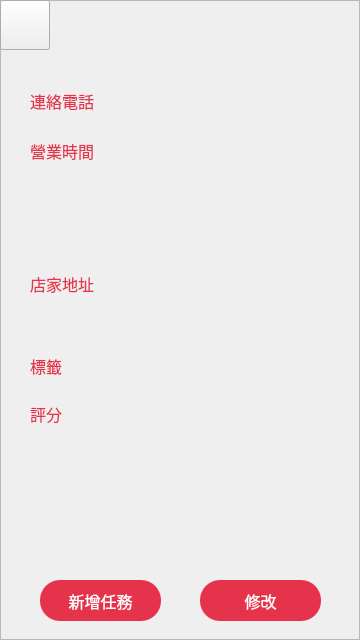
<?xml version="1.0" encoding="UTF-8"?>
<ui version="4.0">
 <class>InfoWindow</class>
 <widget class="QMainWindow" name="InfoWindow">
  <property name="geometry">
   <rect>
    <x>0</x>
    <y>0</y>
    <width>360</width>
    <height>640</height>
   </rect>
  </property>
  <property name="windowTitle">
   <string>MainWindow</string>
  </property>
  <widget class="QWidget" name="centralwidget">
   <widget class="QFrame" name="frame">
    <property name="geometry">
     <rect>
      <x>0</x>
      <y>0</y>
      <width>360</width>
      <height>640</height>
     </rect>
    </property>
    <property name="styleSheet">
     <string notr="true">QFrame{
background-image: url(:/back/back.png);
}</string>
    </property>
    <property name="frameShape">
     <enum>QFrame::StyledPanel</enum>
    </property>
    <property name="frameShadow">
     <enum>QFrame::Raised</enum>
    </property>
    <widget class="QLabel" name="add_label">
     <property name="geometry">
      <rect>
       <x>140</x>
       <y>270</y>
       <width>212</width>
       <height>61</height>
      </rect>
     </property>
     <property name="font">
      <font>
       <family>Yu Gothic UI</family>
       <pointsize>12</pointsize>
      </font>
     </property>
     <property name="text">
      <string/>
     </property>
     <property name="wordWrap">
      <bool>true</bool>
     </property>
    </widget>
    <widget class="QLabel" name="tag_label">
     <property name="geometry">
      <rect>
       <x>140</x>
       <y>350</y>
       <width>212</width>
       <height>28</height>
      </rect>
     </property>
     <property name="font">
      <font>
       <family>Yu Gothic UI</family>
       <pointsize>12</pointsize>
      </font>
     </property>
     <property name="text">
      <string/>
     </property>
    </widget>
    <widget class="QLabel" name="label_6">
     <property name="geometry">
      <rect>
       <x>30</x>
       <y>130</y>
       <width>101</width>
       <height>41</height>
      </rect>
     </property>
     <property name="minimumSize">
      <size>
       <width>25</width>
       <height>25</height>
      </size>
     </property>
     <property name="font">
      <font>
       <family>華康粗圓體</family>
       <pointsize>12</pointsize>
       <weight>50</weight>
       <italic>false</italic>
       <bold>false</bold>
      </font>
     </property>
     <property name="styleSheet">
      <string notr="true">color: rgb(230, 51, 76);</string>
     </property>
     <property name="text">
      <string>營業時間</string>
     </property>
    </widget>
    <widget class="QPushButton" name="mission_Button">
     <property name="geometry">
      <rect>
       <x>40</x>
       <y>580</y>
       <width>121</width>
       <height>41</height>
      </rect>
     </property>
     <property name="font">
      <font>
       <family>華康粗圓體</family>
       <pointsize>12</pointsize>
      </font>
     </property>
     <property name="styleSheet">
      <string notr="true">background-color:rgb(230, 51, 76);
border-radius:20px;
color: rgb(255, 255, 255);</string>
     </property>
     <property name="text">
      <string>新增任務</string>
     </property>
    </widget>
    <widget class="QLabel" name="pn_label">
     <property name="geometry">
      <rect>
       <x>140</x>
       <y>80</y>
       <width>212</width>
       <height>28</height>
      </rect>
     </property>
     <property name="font">
      <font>
       <family>Yu Gothic UI</family>
       <pointsize>12</pointsize>
      </font>
     </property>
     <property name="text">
      <string/>
     </property>
    </widget>
    <widget class="QLabel" name="label_8">
     <property name="geometry">
      <rect>
       <x>30</x>
       <y>400</y>
       <width>40</width>
       <height>28</height>
      </rect>
     </property>
     <property name="font">
      <font>
       <family>華康粗圓體</family>
       <pointsize>12</pointsize>
       <weight>50</weight>
       <italic>false</italic>
       <bold>false</bold>
      </font>
     </property>
     <property name="styleSheet">
      <string notr="true">color: rgb(230, 51, 76);</string>
     </property>
     <property name="text">
      <string>評分</string>
     </property>
    </widget>
    <widget class="QLabel" name="label_5">
     <property name="geometry">
      <rect>
       <x>30</x>
       <y>80</y>
       <width>101</width>
       <height>41</height>
      </rect>
     </property>
     <property name="font">
      <font>
       <family>華康粗圓體</family>
       <pointsize>12</pointsize>
       <weight>50</weight>
       <italic>false</italic>
       <bold>false</bold>
      </font>
     </property>
     <property name="styleSheet">
      <string notr="true">color: rgb(230, 51, 76);</string>
     </property>
     <property name="text">
      <string>連絡電話</string>
     </property>
    </widget>
    <widget class="QLabel" name="label_4">
     <property name="geometry">
      <rect>
       <x>30</x>
       <y>270</y>
       <width>80</width>
       <height>28</height>
      </rect>
     </property>
     <property name="font">
      <font>
       <family>華康粗圓體</family>
       <pointsize>12</pointsize>
       <weight>50</weight>
       <italic>false</italic>
       <bold>false</bold>
      </font>
     </property>
     <property name="styleSheet">
      <string notr="true">color: rgb(230, 51, 76);</string>
     </property>
     <property name="text">
      <string>店家地址</string>
     </property>
    </widget>
    <widget class="QLabel" name="label">
     <property name="geometry">
      <rect>
       <x>100</x>
       <y>20</y>
       <width>171</width>
       <height>33</height>
      </rect>
     </property>
     <property name="font">
      <font>
       <family>Yu Gothic UI</family>
       <pointsize>14</pointsize>
      </font>
     </property>
     <property name="styleSheet">
      <string notr="true"/>
     </property>
     <property name="text">
      <string/>
     </property>
    </widget>
    <widget class="QLabel" name="label_2">
     <property name="geometry">
      <rect>
       <x>30</x>
       <y>450</y>
       <width>301</width>
       <height>111</height>
      </rect>
     </property>
     <property name="text">
      <string/>
     </property>
     <property name="pixmap">
      <pixmap>menu.jpg</pixmap>
     </property>
    </widget>
    <widget class="QLabel" name="time_label">
     <property name="geometry">
      <rect>
       <x>140</x>
       <y>130</y>
       <width>212</width>
       <height>131</height>
      </rect>
     </property>
     <property name="font">
      <font>
       <family>Yu Gothic UI</family>
       <pointsize>10</pointsize>
      </font>
     </property>
     <property name="text">
      <string/>
     </property>
     <property name="wordWrap">
      <bool>true</bool>
     </property>
    </widget>
    <widget class="QLabel" name="label_7">
     <property name="geometry">
      <rect>
       <x>30</x>
       <y>350</y>
       <width>81</width>
       <height>31</height>
      </rect>
     </property>
     <property name="font">
      <font>
       <family>華康粗圓體</family>
       <pointsize>12</pointsize>
       <weight>50</weight>
       <italic>false</italic>
       <bold>false</bold>
      </font>
     </property>
     <property name="styleSheet">
      <string notr="true">color: rgb(230, 51, 76);</string>
     </property>
     <property name="text">
      <string>標籤</string>
     </property>
    </widget>
    <widget class="QPushButton" name="fixed_Button">
     <property name="geometry">
      <rect>
       <x>200</x>
       <y>580</y>
       <width>121</width>
       <height>41</height>
      </rect>
     </property>
     <property name="font">
      <font>
       <family>華康粗圓體</family>
       <pointsize>12</pointsize>
      </font>
     </property>
     <property name="styleSheet">
      <string notr="true">background-color:rgb(230, 51, 76);
border-radius:20px;
color: rgb(255, 255, 255);</string>
     </property>
     <property name="text">
      <string>修改</string>
     </property>
    </widget>
    <widget class="QLabel" name="score_label">
     <property name="geometry">
      <rect>
       <x>140</x>
       <y>400</y>
       <width>212</width>
       <height>28</height>
      </rect>
     </property>
     <property name="font">
      <font>
       <family>Yu Gothic UI</family>
       <pointsize>12</pointsize>
      </font>
     </property>
     <property name="text">
      <string/>
     </property>
    </widget>
    <widget class="QPushButton" name="pushButton_arrow">
     <property name="geometry">
      <rect>
       <x>0</x>
       <y>0</y>
       <width>50</width>
       <height>50</height>
      </rect>
     </property>
     <property name="text">
      <string/>
     </property>
     <property name="icon">
      <iconset>
       <normaloff>arrow.png</normaloff>arrow.png</iconset>
     </property>
     <property name="iconSize">
      <size>
       <width>50</width>
       <height>50</height>
      </size>
     </property>
    </widget>
   </widget>
  </widget>
 </widget>
 <resources>
  <include location="back.qrc"/>
 </resources>
 <connections/>
</ui>
